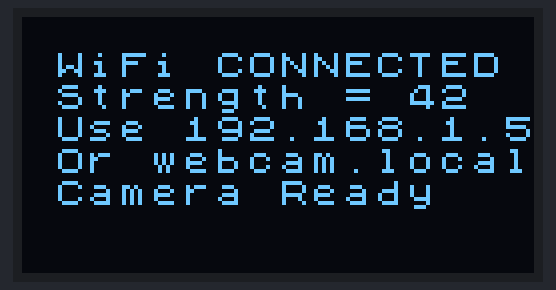
Bench run of a sketch on a simulated ESP32. Parts: 128×64 one-colour display. WiFi joins after 1.5 s; servers stay silent unless stated; the camera gives no picture; what the sketch prints to the serial monitor is not drawn.

Above: at 2.4 s.

Measured:
- what the display in image 0 shows lasts 10.0 s, from 2.4 s to 12.4 s

The sketch:

TTGO_Camera_WebServer.ino
```cpp
/*
    Sketch from Arduino Example (modified) for TTGO Camera
    with SSD1306 OLED Display using U8x8lib.h Driver.
    Supporting Display Code: include app_httpd.cpp in the same libary and camera_index.h
    camera_pins.h included here in this code.
    U8x8lib.h Driver provided by olikraus. Thank you!
*/
//  IMPORTANT   Change ~ Pin definitions   TTGO
//  Board Selections:
//***   Board: "ESP32 Dev Module" or "ESP32 Wrover Module" or "ESP32 Wrover Kit"
//***   Upload Speed: "115200"     *** Double Check!!
//***   Flash Mode: "QIO"          *** Double Check!!
//***   Flash Size: "Default 4MB"  *** Double Check!!
//***   PSRAM: "Enabled"           *** Double Check!!
//***   Partition Scheme: "Default 4MB with spiffs" *** Double Check!!
//      COM Port: Depends          *** Double Check!!

// Include Required Libraries
#include "esp_camera.h"
#include <WiFi.h>
#include "ESPmDNS.h"
#include "U8x8lib.h"     //  for TTGO https://github.com/olikraus/U8g2_Arduino

// WARNING!!! PSRAM IC required for UXGA resolution and high JPEG quality
//            Ensure ESP32 Wrover Module or other board with PSRAM is selected
//            Partial images will be transmitted if image exceeds buffer size

// CONFIGURE CAMERA PINS
// Pin definitions for CAMERA_MODEL_TTGO_WHITE
#define CAMERA_MODEL_TTGO_WHITE_BME280
#define PWDN_GPIO_NUM     26
#define RESET_GPIO_NUM    -1
#define XCLK_GPIO_NUM     32
#define SIOD_GPIO_NUM     13
#define SIOC_GPIO_NUM     12
#define Y9_GPIO_NUM       39
#define Y8_GPIO_NUM       36
#define Y7_GPIO_NUM       23
#define Y6_GPIO_NUM       18
#define Y5_GPIO_NUM       15
#define Y4_GPIO_NUM       4
#define Y3_GPIO_NUM       14
#define Y2_GPIO_NUM       5
#define VSYNC_GPIO_NUM    27
#define HREF_GPIO_NUM     25
#define PCLK_GPIO_NUM     19

// CONFIGURE OLED DRIVER
// I2C OLED Display works with SSD1306 driver U8x8lib.h (text) for TTGO
#define OLED_SDA 21            //  for TTGO
#define OLED_SCL 22            //  for TTGO
#define OLED_RST -1            //  for TTGO
U8X8_SSD1306_128X64_NONAME_SW_I2C u8x8(/* clock=*/ OLED_SCL, /* data=*/ OLED_SDA, /* reset=*/ OLED_RST); // Unbuffered, basic graphics, software I2C

// COMFIGURE WiFi NETWORK
const char* ssid = "NETWORK NAME";
const char* password = "PASSWORD";
String local_hwaddr;                    // WiFi local hardware Address
String local_swaddr;                    // WiFi local software Address
const char* ServerName = "webcam";      // Logical Address http://webcam.local

void startCameraServer();

String Filename() {
  return String(__FILE__).substring(String(__FILE__).lastIndexOf("\\") + 1);
}

void setup() {
  Serial.begin(115200);
  delay(500);
  Serial.println("\nProgram ~ " + Filename());
  Serial.printf("Starting ...\n");

  // Configure OLED Display
  u8x8.begin();
  u8x8.setFont(u8x8_font_chroma48medium8_r);
  String Display_text;
  const char* Display;

  // Examples of Display Codes
  //u8x8.clearDisplay();                          // Clear the OLED display buffer.
  //u8x8.drawString(0, 0, "STARTING UP");         // Display on OLED  Normal Size
  //u8x8.draw2x2String(1, 1, "RUNNING");          // Display on OLED  Double Size
  //u8x8.setInverseFont(1);                       // Inverse mode 1= ON 0=OFF
  u8x8.setFlipMode(1);                          // Flip mode 1= ON 0=OFF

  // CONNECT to WiFi network:
  Serial.print("WiFi Connecting to " + String(ssid) + " ");
  WiFi.begin(ssid, password);
  while (WiFi.status() != WL_CONNECTED) {
    delay(300);
    Serial.print(".");
  }
  Serial.printf(" ~ Connected OK\n");

  // Print the Signal Strength:
  long rssi = WiFi.RSSI() + 100;
  Serial.print("Signal Strength = " + String(rssi));
  if (rssi > 50)  Serial.printf(" (>50 - Good)\n");  else   Serial.printf(" (Could be Better)\n");

  if (!MDNS.begin(ServerName)) {     // Start mDNS with ServerName
    Serial.println("Error setting up MDNS responder!");
    while (1) {
      delay(1000);                   // Stay here
    }
  }
  local_hwaddr = WiFi.localIP().toString();
  Serial.println("MDNS started ~\tUse IP Address\t: " + local_hwaddr);
  local_swaddr = "http://" + String(ServerName) + ".local";
  Serial.println("\t\tOr Use Address\t: " + local_swaddr);

  // Display on the OLED
  u8x8.clearDisplay();                  // Clear the OLED display
  u8x8.drawString(1, 1, "WiFi CONNECTED");    // On OLED

  Display_text = "Strength = " + String(rssi);
  Display = Display_text.c_str();
  u8x8.drawString(1, 2, Display);       // On OLED

  Display_text = "Use " + local_hwaddr;
  Display = Display_text.c_str();
  u8x8.drawString(1, 3, Display);       // On OLED

  Display_text = "Or " + String(ServerName) + ".local";
  Display = Display_text.c_str();
  u8x8.drawString(1, 4, Display);       // On OLED

  // Configure Camera Settings
  camera_config_t config;
  config.ledc_channel = LEDC_CHANNEL_0;
  config.ledc_timer = LEDC_TIMER_0;
  config.pin_d0 = Y2_GPIO_NUM;
  config.pin_d1 = Y3_GPIO_NUM;
  config.pin_d2 = Y4_GPIO_NUM;
  config.pin_d3 = Y5_GPIO_NUM;
  config.pin_d4 = Y6_GPIO_NUM;
  config.pin_d5 = Y7_GPIO_NUM;
  config.pin_d6 = Y8_GPIO_NUM;
  config.pin_d7 = Y9_GPIO_NUM;
  config.pin_xclk = XCLK_GPIO_NUM;
  config.pin_pclk = PCLK_GPIO_NUM;
  config.pin_vsync = VSYNC_GPIO_NUM;
  config.pin_href = HREF_GPIO_NUM;
  config.pin_sscb_sda = SIOD_GPIO_NUM;
  config.pin_sscb_scl = SIOC_GPIO_NUM;
  config.pin_pwdn = PWDN_GPIO_NUM;
  config.pin_reset = RESET_GPIO_NUM;
  config.xclk_freq_hz = 20000000;
  config.pixel_format = PIXFORMAT_JPEG;

  // Initial setting are FRAMESIZE_UXGA (320x240),  Reset to SVGA (800x600)
  // Initalize with high specs to pre-allocate larger buffers
  if (psramFound()) {
    Serial.printf(" ~ PSRAM Found OK! Frame Set to SVGA\n");
    config.frame_size = FRAMESIZE_SVGA;     // (800x600)
    config.jpeg_quality = 10; // 10-63 lower number means higher quality
    config.fb_count = 2;
  } else {
    Serial.printf("NO PSRAM found, Check Board Configuration !! Frame Set to UXGA\n");
    config.frame_size = FRAMESIZE_UXGA;    // (320x240)
    config.jpeg_quality = 12;
    config.fb_count = 2;
  }

  // Initialize Camera
  esp_err_t err = esp_camera_init(&config);
  if (err != ESP_OK) {
    if (err == 0x105)  Serial.printf("Check Camera Pins Configuration !!\n");
    Serial.printf("Camera init failed with error 0x%x", err);
    u8x8.drawString(1, 5, "Camera Failed");   // On OLED
    while (1)
      delay(1000);          // Stay here
  }

  sensor_t * s = esp_camera_sensor_get();
  // Initial sensors are flipped and colors are a bit saturated
  s->set_vflip(s, 1);       // Flip it Vert
  s->set_hmirror(s, 1);     // Flip it Horz
  s->set_brightness(s, 1);  // Increase the brightness just a bit
  s->set_saturation(s, -2); // Decrease the saturation

  Serial.print(" ~ Camera Set Up OK!\n");
  u8x8.drawString(1, 5, "Camera Ready");   // On OLED

  startCameraServer();
}

void loop() {
  // put your main code here, to run repeatedly:
  delay(10000);
  u8x8.clearDisplay();                  // Clear the OLED display
}
```
